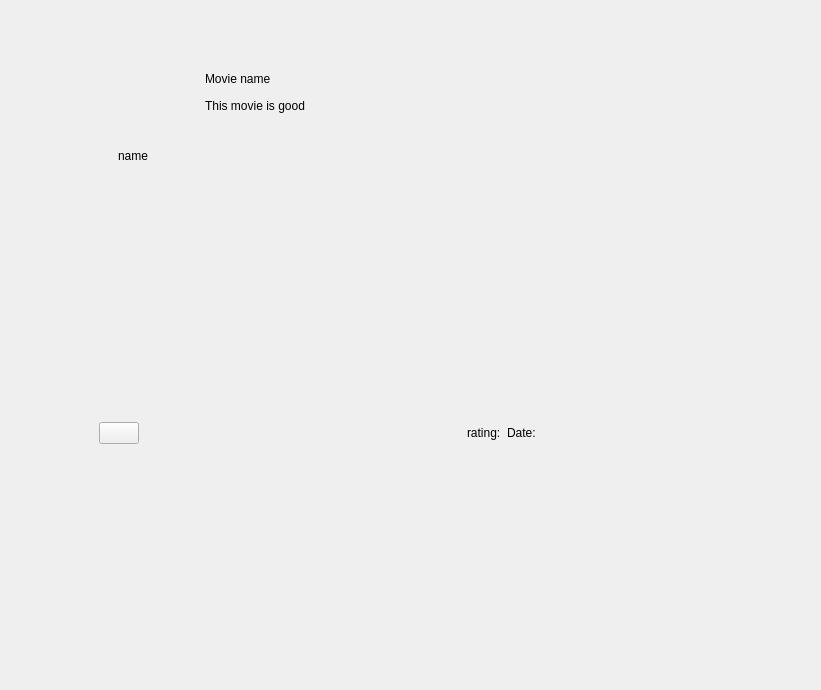
<?xml version="1.0" encoding="UTF-8"?>
<ui version="4.0">
 <class>likepage</class>
 <widget class="QWidget" name="likepage">
  <property name="geometry">
   <rect>
    <x>0</x>
    <y>0</y>
    <width>821</width>
    <height>690</height>
   </rect>
  </property>
  <property name="windowTitle">
   <string>Form</string>
  </property>
  <widget class="QWidget" name="widget_6" native="true">
   <property name="geometry">
    <rect>
     <x>90</x>
     <y>60</y>
     <width>455</width>
     <height>398</height>
    </rect>
   </property>
   <layout class="QVBoxLayout" name="verticalLayout_7">
    <item>
     <widget class="QWidget" name="widget_3" native="true">
      <property name="maximumSize">
       <size>
        <width>16777215</width>
        <height>158</height>
       </size>
      </property>
      <layout class="QHBoxLayout" name="horizontalLayout_3">
       <item>
        <widget class="QWidget" name="widget" native="true">
         <property name="maximumSize">
          <size>
           <width>100</width>
           <height>100</height>
          </size>
         </property>
         <layout class="QVBoxLayout" name="verticalLayout_8">
          <item>
           <widget class="QLabel" name="label_16">
            <property name="minimumSize">
             <size>
              <width>50</width>
              <height>50</height>
             </size>
            </property>
            <property name="maximumSize">
             <size>
              <width>50</width>
              <height>50</height>
             </size>
            </property>
            <property name="autoFillBackground">
             <bool>false</bool>
            </property>
            <property name="text">
             <string/>
            </property>
            <property name="textFormat">
             <enum>Qt::PlainText</enum>
            </property>
            <property name="pixmap">
             <pixmap resource="resource.qrc">:/icons/icons/icon.png</pixmap>
            </property>
            <property name="scaledContents">
             <bool>true</bool>
            </property>
            <property name="alignment">
             <set>Qt::AlignBottom|Qt::AlignHCenter</set>
            </property>
           </widget>
          </item>
          <item>
           <widget class="QLabel" name="label_17">
            <property name="maximumSize">
             <size>
              <width>50</width>
              <height>50</height>
             </size>
            </property>
            <property name="text">
             <string>name</string>
            </property>
            <property name="alignment">
             <set>Qt::AlignCenter</set>
            </property>
           </widget>
          </item>
         </layout>
        </widget>
       </item>
       <item>
        <widget class="QWidget" name="widget_2" native="true">
         <layout class="QVBoxLayout" name="verticalLayout_10">
          <property name="spacing">
           <number>10</number>
          </property>
          <property name="leftMargin">
           <number>0</number>
          </property>
          <property name="topMargin">
           <number>0</number>
          </property>
          <property name="rightMargin">
           <number>0</number>
          </property>
          <item>
           <widget class="QLabel" name="label_18">
            <property name="maximumSize">
             <size>
              <width>16777215</width>
              <height>20</height>
             </size>
            </property>
            <property name="text">
             <string>Movie name</string>
            </property>
           </widget>
          </item>
          <item>
           <widget class="QLabel" name="label_19">
            <property name="text">
             <string>This movie is good</string>
            </property>
            <property name="alignment">
             <set>Qt::AlignLeading|Qt::AlignLeft|Qt::AlignTop</set>
            </property>
            <property name="wordWrap">
             <bool>true</bool>
            </property>
           </widget>
          </item>
         </layout>
        </widget>
       </item>
      </layout>
     </widget>
    </item>
    <item>
     <widget class="QWidget" name="widget_4" native="true">
      <property name="minimumSize">
       <size>
        <width>200</width>
        <height>200</height>
       </size>
      </property>
      <layout class="QHBoxLayout" name="horizontalLayout_4">
       <item>
        <spacer name="horizontalSpacer_4">
         <property name="orientation">
          <enum>Qt::Horizontal</enum>
         </property>
         <property name="sizeType">
          <enum>QSizePolicy::Fixed</enum>
         </property>
         <property name="sizeHint" stdset="0">
          <size>
           <width>120</width>
           <height>20</height>
          </size>
         </property>
        </spacer>
       </item>
       <item>
        <widget class="QLabel" name="label_20">
         <property name="minimumSize">
          <size>
           <width>0</width>
           <height>0</height>
          </size>
         </property>
         <property name="text">
          <string/>
         </property>
         <property name="pixmap">
          <pixmap resource="resource.qrc">:/images/images/sb.png</pixmap>
         </property>
         <property name="scaledContents">
          <bool>true</bool>
         </property>
        </widget>
       </item>
      </layout>
     </widget>
    </item>
    <item>
     <widget class="QWidget" name="widget_5" native="true">
      <property name="minimumSize">
       <size>
        <width>50</width>
        <height>0</height>
       </size>
      </property>
      <property name="maximumSize">
       <size>
        <width>16777215</width>
        <height>50</height>
       </size>
      </property>
      <layout class="QHBoxLayout" name="horizontalLayout_5">
       <item>
        <widget class="QPushButton" name="pushButton">
         <property name="styleSheet">
          <string notr="true">border:none
#pushbutton:pressed{
background-color:red}</string>
         </property>
         <property name="text">
          <string/>
         </property>
         <property name="icon">
          <iconset resource="resource.qrc">
           <normaloff>:/icons/icons/like.png</normaloff>:/icons/icons/like.png</iconset>
         </property>
        </widget>
       </item>
       <item>
        <spacer name="horizontalSpacer_3">
         <property name="orientation">
          <enum>Qt::Horizontal</enum>
         </property>
         <property name="sizeHint" stdset="0">
          <size>
           <width>40</width>
           <height>20</height>
          </size>
         </property>
        </spacer>
       </item>
       <item>
        <widget class="QLabel" name="label_27">
         <property name="text">
          <string>rating:</string>
         </property>
        </widget>
       </item>
       <item>
        <widget class="QLabel" name="label_28">
         <property name="text">
          <string>Date:</string>
         </property>
        </widget>
       </item>
      </layout>
     </widget>
    </item>
   </layout>
  </widget>
 </widget>
 <resources>
  <include location="resource.qrc"/>
 </resources>
 <connections/>
</ui>
